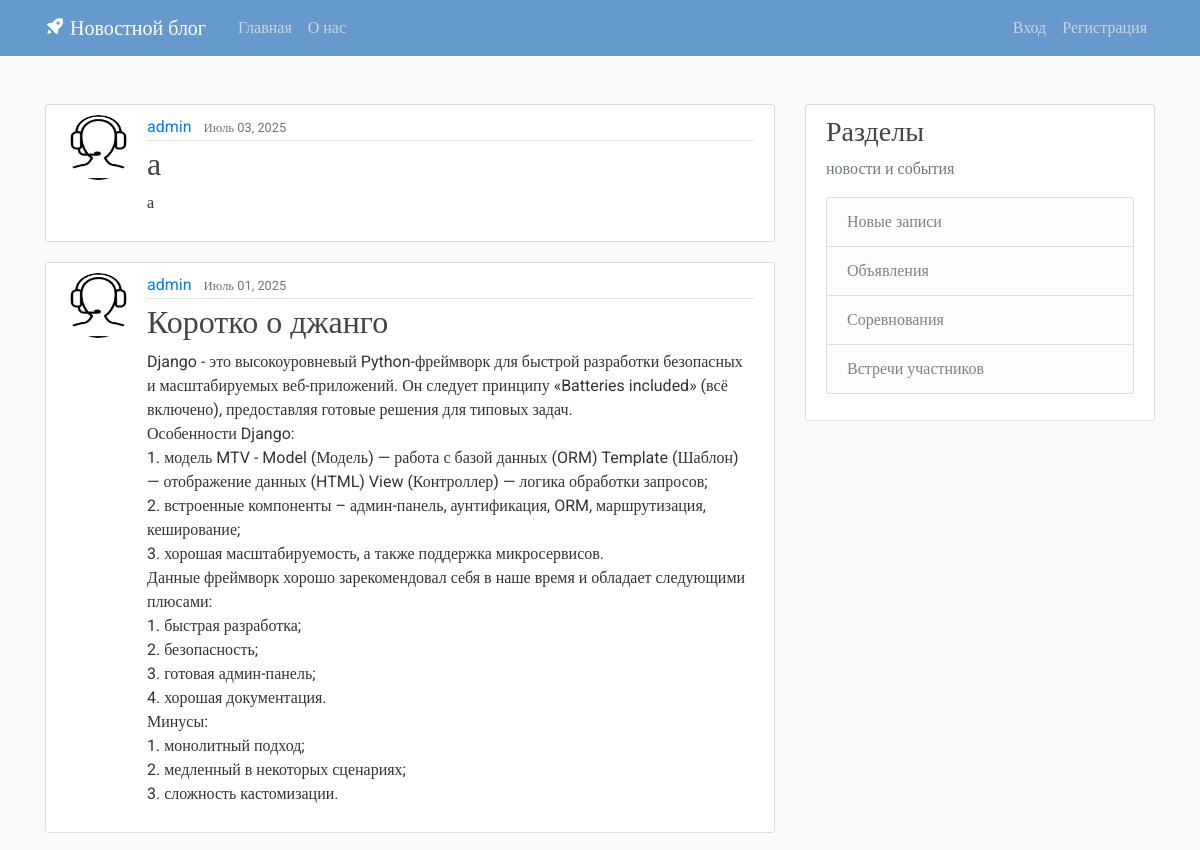
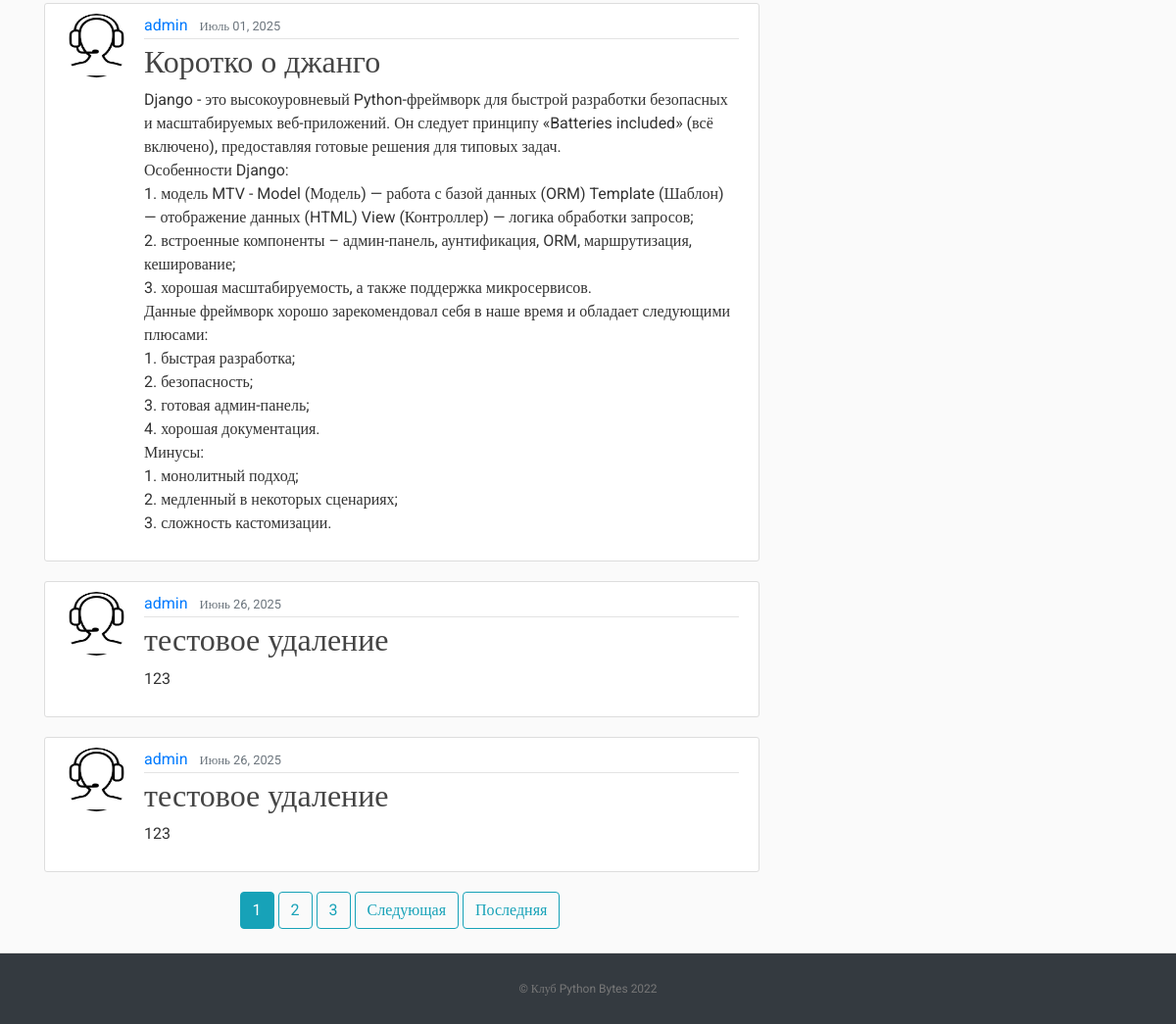
The page / on the database its author committed (2 pictures, top to bottom).
### blog/models.py (models this page shows, shortened)
class Post(models.Model):
    title = models.CharField(max_length=100)
    content = models.TextField()
    date_posted = models.DateTimeField(default=timezone.now)
    author = models.ForeignKey(User, on_delete=models.CASCADE)

### users/models.py (models this page shows, shortened)
class Profile(models.Model):
    user = models.OneToOneField(User, on_delete=models.CASCADE)
    image = models.ImageField(default='default.jpg', upload_to='profile_pics')

### blog/views.py (the view)
# urls.py: path('', PostListView.as_view(), name='blog-home'),
class PostListView(ListView):
    model = Post
    template_name = 'blog/home.html'
    context_object_name = 'posts'
    ordering = ['-date_posted']
    paginate_by = 5
    def get_context_data(self, **kwargs):
        context = super().get_context_data(**kwargs)
        context['title'] = 'Главная страница'
        context['form'] = CommentForm()
        return context

### blog/templates/blog/home.html (shortened to what this page needs)
﻿{% extends "blog/base.html" %}
{% block content %}
    {% for post in posts %}
        <article class="media content-section">
          <img class="rounded-circle article-img" src="{{ post.author.profile.image.url }}">
          <div class="media-body">
            <div class="article-metadata">
              <a class="mr-2" href="{% url 'user-posts' post.author.username %}">{{ post.author }}</a>
              <small class="text-muted">{{ post.date_posted|date:"F d, Y" }}</small>
            </div>
            <h2><a class="article-title" href="{% url 'post-detail' post.id %}">{{ post.title }}</a></h2>
            <p class="article-content">{{ post.content }}</p>
          </div>
        </article>
    {% endfor %}
    <div class="pagination justify-content-center">
    {% if is_paginated %}
      {% for num in page_obj.paginator.page_range %}
        {% if page_obj.number == num %}
          <a class="btn btn-info mb-4 mr-1" href="?page={{ num }}">{{ num }}</a>
        {% elif num > page_obj.number|add:'-3' and num < page_obj.number|add:'3' %}
          <a class="btn btn-outline-info mb-4 mr-1" href="?page={{ num }}">{{ num }}</a>
        {% endif %}
      {% endfor %}
      {% if page_obj.has_next %}
        <a class="btn btn-outline-info mb-4 mr-1" href="?page={{ page_obj.next_page_number }}">Следующая</a>
        <a class="btn btn-outline-info mb-4 mr-1" href="?page={{ page_obj.paginator.num_pages }}">Последняя</a>
      {% endif %}
    {% endif %}
  </div>
{% endblock content %}

### blog/templates/blog/base.html (shortened to what this page needs)
﻿{% load static %}
<!DOCTYPE html>
<html>
<head>
     <link rel="stylesheet" href="https://maxcdn.bootstrapcdn.com/bootstrap/4.0.0/css/bootstrap.min.css">
     <link rel="stylesheet" type="text/css" href="{% static 'blog/main.css' %}">
     <link href='https://unpkg.com/boxicons@2.1.2/css/boxicons.min.css' rel='stylesheet'>
</head>
<body>
    <header class="site-header">
      <nav class="navbar navbar-expand-md navbar-dark bg-blue fixed-top">
        <div class="container">
          <a class="navbar-brand mr-4" href="{% url 'blog-home' %}"><i class='bx bxs-rocket bx-tada-hover'></i> Новостной блог</a>
          <div class="collapse navbar-collapse" id="navbarToggle">
            <div class="navbar-nav mr-auto">
              <a class="nav-item nav-link " href="{% url 'blog-home' %}">Главная</a>
              <a class="nav-item nav-link" href="{% url 'blog-about' %}">О нас</a>
            </div>
            <div class="navbar-nav">
              {% if user.is_authenticated %}
                <a class="nav-item nav-link" href="{% url 'post-create' %}">Новая запись</a>
                <a class="nav-item nav-link" href="{% url 'profile' %}">Профиль</a>
                <a class="nav-item nav-link" href="{% url 'logout' %}">Выход</a>
              {% else %}
                <a class="nav-item nav-link" href="{% url 'login' %}">Вход</a>
                <a class="nav-item nav-link" href="{% url 'register' %}">Регистрация</a>
              {% endif %}
            </div>
          </div>
        </div>
      </nav>
    </header>
    <main role="main" class="container">
      <div class="row">
        <div class="col-md-8">
          {% block content %}{% endblock %}
        </div>
        <div class="col-md-4">
          <div class="content-section">
            <h3>Разделы</h3>
            <p class='text-muted'>новости и события
              <ul class="list-group">
                <li class="list-group-item list-group-item-light">Новые записи</li>
                <li class="list-group-item list-group-item-light">Объявления</li>
                <li class="list-group-item list-group-item-light">Соревнования</li>
                <li class="list-group-item list-group-item-light">Встречи участников</li>
              </ul>
            </p>
          </div>
        </div>
      </div>
    </main>
    <footer class="text-center bg-dark">
      <p><a href="{% url 'blog-home' %}">© Клуб Python Bytes 2022</a></p>
    </footer>
</body>
</html>

### blog/static/blog/main.css (style rules this page uses)
﻿body, html { width:100%; height:100% }
body { margin:0; padding:0; background: #fafafa; color: #333333; margin-top: 5rem; font-family:Roboto; }
h1, h2, h3, h4, h5, h6 { color: #444444; }
ul { margin: 0; }
.bg-blue { background-color: #6699cc; }
.site-header .navbar-nav .nav-link { color: #cbd5db; }
.content-section { background: #ffffff; padding: 10px 20px; border: 1px solid #dddddd; border-radius: 3px; margin-bottom: 20px; }
.article-title { color: #444444; }
.article-content { white-space: pre-line; }
.article-img { height: 65px; width: 65px; margin-right: 16px; }
.article-metadata { padding-bottom: 1px; margin-bottom: 4px; border-bottom: 1px solid #e3e3e3 }
footer { position: sticky!important; top: 100%; padding-top:25px; padding-bottom:25px; border-top:1px solid #ddd; }
footer p { margin:2px; text-align:center; padding:0 40px; color:#fff; font-size:12px; }
footer a { color:#777 }

### rows shown on the page
Post: author.profile.image (picture), author "admin", date_posted "Июль 03, 2025", title "а", content "а"
Post: author.profile.image (picture), author "admin", date_posted "Июль 01, 2025", title "Коротко о джанго", content "Django - это высокоуровневый Python-фреймворк для быстрой разработки безопасных и масштабируемых веб-приложений. Он следует принципу «Batteries included» (всё включено), предоставляя готовые решения для типовых задач. Особенности Django: 1. модель MTV - Model (Модель) — работа с базой данных (ORM) Template (Шаблон) — отображение данных (HTML) View (Контроллер) — логика обработки запросов; 2. встроенные компоненты – админ-панель, аунтификация, ORM, маршрутизация, кеширование; 3. хорошая масштабируемость, а также поддержка микросервисов. Данные фреймворк хорошо зарекомендовал себя в наше время и обладает следующими плюсами: 1. быстрая разработка; 2. безопасность; 3. готовая админ-панель; 4.…"
Post: author.profile.image (picture), author "admin", date_posted "Июль 01, 2025", title "Коротко о джанго", content "Django - это высокоуровневый Python-фреймворк для быстрой разработки безопасных и масштабируемых веб-приложений. Он следует принципу «Batteries included» (всё включено), предоставляя готовые решения для типовых задач. Особенности Django: 1. модель MTV - Model (Модель) — работа с базой данных (ORM) Template (Шаблон) — отображение данных (HTML) View (Контроллер) — логика обработки запросов; 2. встроенные компоненты – админ-панель, аунтификация, ORM, маршрутизация, кеширование; 3. хорошая масштабируемость, а также поддержка микросервисов. Данные фреймворк хорошо зарекомендовал себя в наше время и обладает следующими плюсами: 1. быстрая разработка; 2. безопасность; 3. готовая админ-панель; 4.…"
Post: author.profile.image (picture), author "admin", date_posted "Июнь 26, 2025", title "тестовое удаление", content "123"
Post: author.profile.image (picture), author "admin", date_posted "Июнь 26, 2025", title "тестовое удаление", content "123"

### other values the page prints
{{ num }} "1"
{{ num }} "2" "3"
